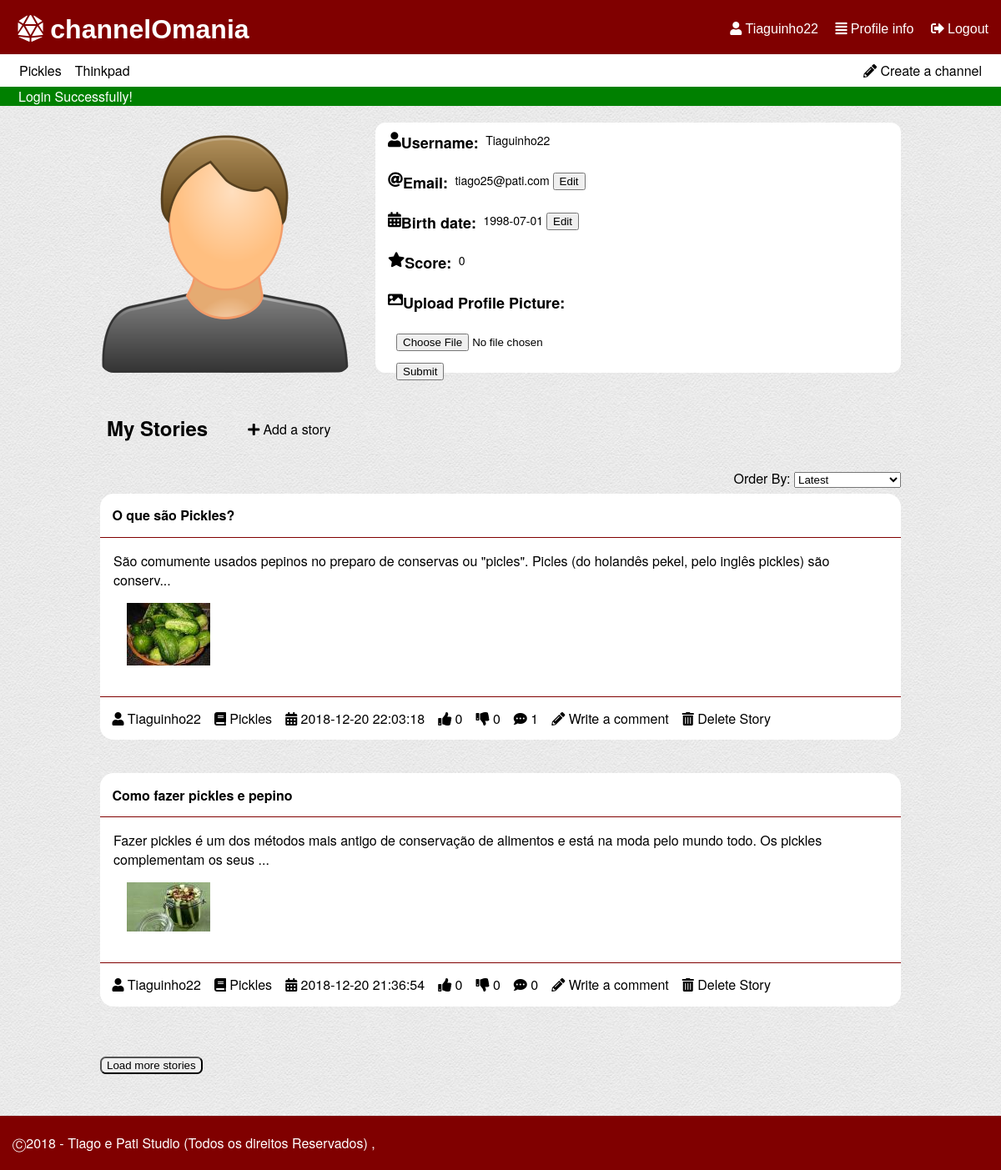
/pages/profile.php (signed in), run on the app's committed database.
### tables this page shows
CREATE TABLE "channel" (
	`ID`	INTEGER NOT NULL,
	`name`	TEXT NOT NULL CHECK(length(name) > 0 and length(name) < 30) UNIQUE,
	`coverImage`	TEXT,
	`author`	INTEGER NOT NULL,
	PRIMARY KEY(`ID`),
	FOREIGN KEY(`author`) REFERENCES `user`(`ID`) ON DELETE Cascade ON UPDATE No Action
);

CREATE TABLE "story" (
	`storyID`	INTEGER NOT NULL,
	`title`	TEXT NOT NULL CHECK(length ( title ) > 0 and length ( title ) < 80),
	`content`	TEXT NOT NULL CHECK(length ( content ) > 0),
	`upvotes`	INTEGER NOT NULL DEFAULT 0,
	`downvotes`	INTEGER NOT NULL DEFAULT 0,
	`author`	INTEGER NOT NULL,
	`date`	TEXT NOT NULL CHECK(length ( date ) > 0),
	`channel`	INTEGER NOT NULL,
	`image`	TEXT,
	PRIMARY KEY(`storyID`),
	FOREIGN KEY(`channel`) REFERENCES `channel`(`ID`) ON DELETE Cascade ON UPDATE No Action,
	FOREIGN KEY(`author`) REFERENCES `user`(`ID`) ON DELETE Cascade ON UPDATE No Action
);

CREATE TABLE "user" (
	`ID`	INTEGER NOT NULL PRIMARY KEY AUTOINCREMENT,
	`username`	TEXT NOT NULL CHECK(length ( username ) > 0 and length ( username ) < 16),
	`email`	TEXT NOT NULL,
	`password`	TEXT NOT NULL CHECK(length ( password ) > 5),
	`birth`	TEXT CHECK(length ( birth ) > 0),
	`profilePic`	TEXT,
	`score`	INTEGER DEFAULT 0,
	CONSTRAINT `username` UNIQUE(`username`)
);

### database/db_list.php (called while the page is built, shortened)
<?php
function listProfile($username) {
  $db = Database::instance()->db();
  $stmt = $db->prepare('SELECT * FROM user WHERE username = ?');
  $stmt->execute(array($username));
  return $stmt->fetch();
}
function getStoriesByUser($username,$sort='',$offset=0,$limit=5) {
  switch($sort){
    default:
      $order = 'storyID DESC';
      break;
  }
  $db = Database::instance()->db();
  $stmt = $db->prepare('SELECT *,(SELECT COUNT(*) FROM comment WHERE comment.story == storyID) AS n_comments,channel.name AS channelName FROM story INNER JOIN user ON user.ID == story.author INNER JOIN channel ON channel.ID == story.channel  WHERE user.username == ? ORDER BY '.$order.' LIMIT ? OFFSET ?');
  $stmt->execute(array($username,$limit,$offset));
  return $stmt->fetchAll();
}
function listChannel($sort='') {
  switch($sort){
    case 'mActive':
      $order = 'n_stories DESC';
      break;
  }
  $db = Database::instance()->db();
  $stmt = $db->prepare('SELECT *,(SELECT COUNT(*) FROM story WHERE story.channel == channel.ID) AS n_stories,channel.ID as channelId FROM channel INNER JOIN user ON author=user.ID ORDER BY '.$order);
  $stmt->execute();
  return $stmt->fetchAll();
}
?>

### templates/tpl_mainpage.php (the view, shortened to what this page needs)
<?php include_once('../templates/tpl_story.php'); ?>
<?php function draw_story_list_item($story) { ?>
  <article>
    <header>
      <h1><a href = "../pages/story.php?storyId=<?php echo($story['storyID']); ?>" ><?php echo($story['title']); ?></a></h1>
    </header>
    <p><?php echo(substr($story['content'],0,140)); if(strlen($story['content']) > 140) echo("...");?></p>
    <?php if($story['image']!=NULL){ ?>
    <p><a href="../files/storyImages/<?php echo($story['image'])?>" target="_blank"><image class="storyThumbnail" src="../files/thumbStoryImages/<?php echo($story['image'])?>" /></a></p>
    <?php }?>
    <footer><?php draw_story_info($story); ?></footer>
  </article>
<?php } ?>
<?php function draw_story_info($story) { ?>
  <ul>
    <li><a href="../pages/profile.php?userId=<?php echo($story['storyAuthor']); ?>"><i class="fas fa-user"></i> <?php echo($story['username']); ?></a></li>
    <li><a href="../pages/channel.php?channelId=<?php echo($story['channel']); ?>"><i class="fas fa-book"></i> <?php echo($story['channelName']); ?></a></li>
    <li><i class="fas fa-calendar-alt"></i> <?php echo($story['date']); ?></li>
    <li class="nUpVote" data-id="<?php echo($story['storyID']); ?>"><i class="fas fa-thumbs-up"></i> <?php echo($story['upvotes']); ?></li>
    <li class="nDownVote" data-id="<?php echo($story['storyID']); ?>"><i class="fas fa-thumbs-down"></i> <?php echo($story['downvotes']); ?></li>
    <li><i class="fas fa-comment-dots"></i> <?php echo($story['n_comments']); ?></li>
    <li><a href="../pages/new_comment.php?storyId=<?php echo($story['storyID']); ?>"><i class="fas fa-pencil-alt"></i> Write a comment</a></li>
    <?php if($story['username'] == $_SESSION['username']) { ?>
      <li><a href="../actions/action_delete_story.php?storyId=<?php echo($story['storyID']); ?>&csrf=<?php echo($_SESSION['csrf']); ?>"><i class="fas fa-trash-alt"></i> Delete Story</a></li>
    <?php } ?>
  </ul>
<?php } ?>

### templates/tpl_common.php (shortened to what this page needs)
<?php function draw_header($tabText = ""){
?>
<!DOCTYPE html>
<html lang="en-US">
  <head>
    <link href="../css/style.css" rel="stylesheet">
    <link href="../css/input.css" rel="stylesheet">
    <link href="../css/links.css" rel="stylesheet">
    <link rel="stylesheet" href="https://use.fontawesome.com/releases/v5.5.0/css/all.css">
  </head>
  <body>
    <header id="header">
      <?php if(isset($_SESSION['username'])){ ?>
        <div id='options'>
          <a href="../pages/profile.php"><i class="fas fa-user"></i> <?php echo($_SESSION['username']) ?></a>
          <a href="../pages/profile.php"><i class="fas fa-align-justify"></i> Profile info</a>
          <a href="../actions/action_logout.php"><i class="fas fa-sign-out-alt"></i> Logout</a>
        </div>
      <?php } ?>
      <h1><a href="mainpage.php"><i class="fas fa-dice-d20"></i> channelOmania</a></h1>
    </header>
    <?php if(isset($_SESSION['username'])){ ?>
    <div id="list_channels">
      <p><a href = "../pages/new_channel.php" ><i class="fas fa-pencil-alt"></i> Create a channel</a></p>
      <?php $channels = listChannel('mActive'); ?>
      <ul>
      <?php if(count($channels) > 5) { ?>
        <?php for ($i=0; $i < 5; $i++) { ?>
          <li><a href = "../pages/channel.php?channelId=<?php echo($channels[$i]['channelId']); ?>" ><?php echo($channels[$i]['name']); ?></a></li>
        <?php } ?>
          <li id="moreChannels"><a href = "../pages/all_channels.php" >More Channels</a></li>
      <?php } else { ?>
        <?php foreach($channels as $channel_list){ ?>
          <li><a href = "../pages/channel.php?channelId=<?php echo($channel_list['channelId']); ?>" ><?php echo($channel_list['name']); ?></a></li>
        <?php } ?>
      <?php } ?>
      </ul>
    </div>
    <?php } ?>
    <?php if (isset($_SESSION['messages'])) {?>
      <section id="messages">
        <?php foreach($_SESSION['messages'] as $message) { ?>
          <div class="<?=$message['type']?>"><?=$message['content']?></div>
        <?php } ?>
      </section>
    <?php unset($_SESSION['messages']); } ?>
<?php } ?>
<?php function draw_footer(){
  ?>
  <footer class="footer">
    <p>	&#9400;2018 - Tiago e Pati Studio (Todos os direitos Reservados) ,</p>
  </footer>
</body>
</html>
<?php }
 ?>

### templates/tpl_story.php (shortened to what this page needs)
<?php include_once('../templates/tpl_mainpage.php'); ?>
<?php include_once('../database/db_list.php'); ?>
<?php function draw_story_list($storyInfo) { ?>
  <p id="order">Order By:
  <select id='orderSelector'>
    <option value="mRecent">Latest</option>
  </select></p>
  <section id="storyList">
  <?php foreach($storyInfo as $story) { ?>
    <?php draw_story_list_item($story); ?>
  <?php } ?>
  </section>
  <?php if(count($storyInfo) != 0){ ?>
  <button id="btnLoadStories">Load more stories</button>
  <?php } ?>
<?php } ?>

### css/style.css (style rules this page uses)
body { font-family: IBMPlexSans, Helvetica Neue, Segoe UI, Helvetica, Verdana, Arial, sans-serif; background-image: url("../files/background.png"); margin: 0; }
ul { display: flex; flex-wrap: wrap; flex-direction: row; padding: 0; margin: 0; }
li { text-align: center; list-style-type: none; padding: 0.5em; }
#list_channels { background-color: white; position: relative; padding: 0px 15px; }
#list_channels p { float: right; margin: 0; }
#list_channels li, #list_channels p { padding: 0; }
#header { background-color: #800000; padding: 0.2em 15px; position: relative; }
#header h1 { margin: 0.2em; }
h1 { margin-left: 0.5em; }
#options { float: right; height: 0; }
article { background-color: white; width: 80%; margin: auto; border-radius: 1em; margin-bottom: 40px; }
article h1 { margin: auto; }
article header { margin-top: 1em; padding: 0.5em; border-bottom: 1px solid #800000; }
article p, article p,article img { padding-left: 1em; padding-right: 1em; }
article img { padding-bottom: 1em; }
article img { align-self: auto; }
article footer { padding: 0.4em; border-top: 1px solid #800000; }
#messages .error,#messages .success { padding-left: 22px; }
#messages .success { background-color: green; color: white; }
body,html { min-height: 80vh; }
#header div { margin-top: 1.2em; }
#btnLoadComments, #btnLoadStories { margin-top: 1em; margin-left: 10%; border-radius: 0.5em; }
#myStories h1 { margin: auto; }
#myStories #order { float: right; margin: 0; position: relative; margin-bottom: 20px; }
#storyList article h1, #story article h1 { margin: auto; padding: 0.4em; }
#myStories #storyList { width: 100%; margin-top: 50px; }
#channelStories #storyList article, #myStories #storyList article { width: 100%; margin-top: 10px; }
#myStories #storyList article { width: 100%; }
#myStories #btnLoadStories { margin: 20px 0px; }
#myStories h1 { margin: 19px 0px 20px 0px; }
.footer { clear: left; bottom: auto; margin-top: 30px; padding: 5px 15px; background-color: #800000; color: white; }
#order { margin-left: 15px; }

### css/links.css (style rules this page uses)
#header a { color: white; font-family: Helvetica; }
#header div a { list-style-type: none; padding-left: 1em; }
a:link, a:visited { color: black; text-decoration: none; }
#list_channels li a, #list_channels p a { padding: 0.5em 0.5em; display: block; }
article header a, #story_preview h3 a { font-weight: bold; }

### data on the page
channel: name "Pickles"
channel: name "Thinkpad"
story: title "O que são Pickles?", content "São comumente usados pepinos no preparo de conservas ou \"picles\". Picles (do holandês pekel, pelo inglês pickles) são conserv", image (picture), author.username "Tiaguinho22", channel.name "Pickles", date "2018-12-20 22:03:18", upvotes "0", downvotes "0", n_comments "1"
story: title "Como fazer pickles e pepino", content "Fazer pickles é um dos métodos mais antigo de conservação de alimentos e está na moda pelo mundo todo. Os pickles complementam os seus", image (picture), author.username "Tiaguinho22", channel.name "Pickles", date "2018-12-20 21:36:54", upvotes "0", downvotes "0", n_comments "0"

### other printed values
$_SESSION['username'] "Tiaguinho22"
$message['content'] "Login Successfully!"
$userInfo['username'] "Tiaguinho22"
$userInfo['email'] "tiago25@pati.com"
$userInfo['birth'] "1998-07-01"
$userInfo['score'] "0"
